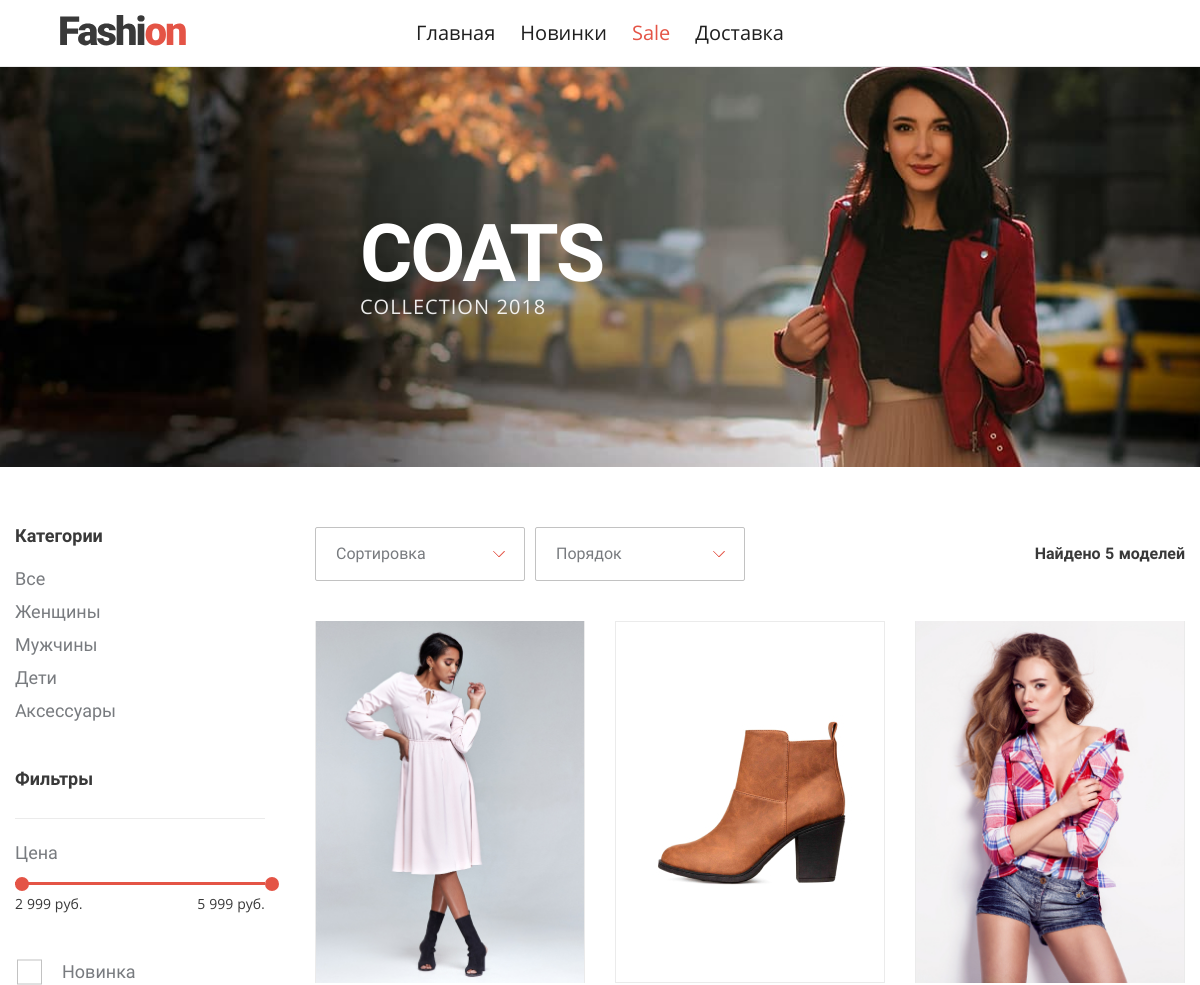
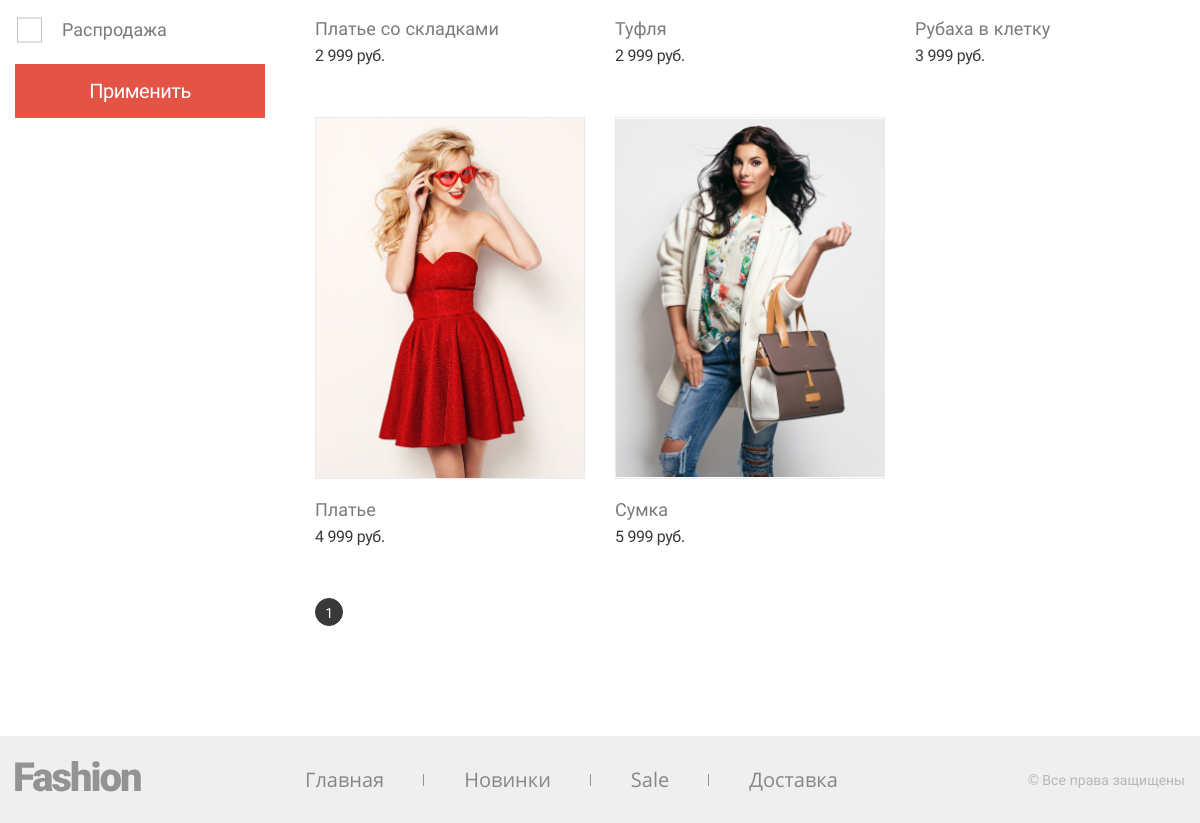
The app's page /catalog/sale/ with its own data (2 pictures, top to bottom).
### tables this page shows
CREATE TABLE `menu` (
  `id` int(11) NOT NULL,
  `name` varchar(255) NOT NULL,
  `path` varchar(255) NOT NULL,
  `sort` int(11) NOT NULL,
  `admin` tinyint(1) NOT NULL DEFAULT 0
);

CREATE TABLE `catalog` (
  `id` int(11) NOT NULL,
  `name` varchar(255) NOT NULL,
  `description` text DEFAULT NULL,
  `alias` varchar(255) NOT NULL,
  `cdate` datetime NOT NULL,
  `mdate` timestamp NOT NULL DEFAULT current_timestamp() ON UPDATE current_timestamp()
);

CREATE TABLE `images` (
  `id` int(11) NOT NULL,
  `id_product` int(11) NOT NULL,
  `sort` int(11) NOT NULL DEFAULT 0,
  `image` varchar(255) NOT NULL
);

CREATE TABLE `products` (
  `id` int(11) NOT NULL,
  `name` varchar(255) NOT NULL,
  `description` text NOT NULL,
  `price` double(15,2) NOT NULL,
  `new` tinyint(1) NOT NULL DEFAULT 0,
  `sale` tinyint(1) NOT NULL DEFAULT 0,
  `cdate` datetime NOT NULL,
  `mdate` timestamp NOT NULL DEFAULT current_timestamp() ON UPDATE current_timestamp()
);

### src/db_conf.php (called while the page is built)
<?php
function connect()
{
    static $connection = null;
    if (null === $connection) {
        $dbHost = 'localhost';
        $dbUser = 'root';
        $dbPass = '';
        $dbName = 'php1';
        $connection = mysqli_connect($dbHost, $dbUser, $dbPass, $dbName) or die('connection Error');
        $connection->set_charset("utf8");
    }
    return $connection;
}

### src/catalog_event.php (called while the page is built)
<?php
function getCatalogIdByAlias($alias)
{
    $alias = mysqli_real_escape_string(connect(), $alias);
    $res = mysqli_query(connect(), "SELECT `id` FROM `catalog` WHERE alias = '" . $alias . "'");
    $row = mysqli_fetch_assoc($res);
    return $row['id'];
}

### src/products_event.php (called while the page is built, shortened)
<?php
function getMinMaxPrice($catalog_id, $new, $sale)
{
    $catalog_select = $catalog_id != 1 ? " `catalog_product`.`catalog_id` = " . $catalog_id . " AND " : "";
    $new_select = $new == 1 ? " `products`.`new` = 1 AND " : "";
    $sale_select = $sale == 1 ? " `products`.`sale` = 1 AND " : "";
    $sql = "SELECT MIN(`products`.`price`) AS `min_price`,
                    MAX(`products`.`price`) AS `max_price`
            FROM `products`
            LEFT JOIN `catalog_product` ON `catalog_product`.`id_product` = `products`.`id`
            WHERE " . $catalog_select . $new_select . $sale_select . " `products`.`id` > 0";
    $res = mysqli_query(connect(), $sql);
    return mysqli_fetch_assoc($res);
}

### src/show_products.php (called while the page is built)
<?php
function showProducts($catalog_id, $new, $sale, $sort, $ascDesc, $priceBegin, $priceEnd, $page)
{
  $catalog_select = $catalog_id != 1 ? " `catalog_product`.`catalog_id` = " . $catalog_id . " AND " : "";
  $catalog_join = $catalog_id != 1 ? " LEFT JOIN `catalog_product` ON `catalog_product`.`id_product` = `products`.`id` " : "";
  $new_select = $new == 1 ? " `products`.`new` = 1 AND " : "";
  $sale_select = $sale == 1 ? " `products`.`sale` = 1 AND " : "";
  $min_price_select = $priceBegin > 0 ? " `products`.`price` >= " . $priceBegin . " AND " : "";
  $max_price_select = $priceEnd > 0 ? " `products`.`price` <= " . $priceEnd . " AND " : "";
  $sql = "SELECT `products`.`id` as `id`,
                  `products`.`name` as `name`,
                  `products`.`price` as `price`,
                  `images`.`image` as `image`
          FROM `products`
          LEFT JOIN `images` ON `products`.`id` = `images`.`id_product` " .
          $catalog_join
          . " WHERE " . $catalog_select . $new_select . $sale_select . $min_price_select . $max_price_select
          . " `products`.`id` > 0 ORDER BY `" . $sort . "` " . $ascDesc;
  $res_count = mysqli_query(connect(), $sql);
  $res = mysqli_query(connect(), $sql . " LIMIT 6 OFFSET " . ($page - 1) * 6);
  $lines = [];
  while($row = mysqli_fetch_assoc($res)) {
    $lines[] = $row;
  }
  return [$lines, mysqli_num_rows($res_count)];
}
?>

### src/show_menu.php (the view, shortened to what this page needs)
<?php
function showMenu($sort, $listClass, $linkClass, $admin)
{
    $res = mysqli_query(connect(), "SELECT * from `menu` WHERE `admin` IN (1, " . $admin . ") ORDER BY `" . $sort . "`");
    ?>
        <ul class="<?=$listClass?>">
            <?php while ($row = mysqli_fetch_assoc($res)): ?>
            <?php
                if (isset($_GET['id1']) && isset(preg_split("/\//", $row['path'])[2]) && preg_split("/\//", $row['path'])[2] == $_GET['id1']) {
                    $active = "active";
                }
                else if (!isset(preg_split("/\//", $row['path'])[3]) && preg_split("/\//", $row['path'])[1] == $_GET['id']) {
                    $active = "active";
                } else {
                    $active = "";
                }
            ?>
                <li>
                    <a class="<?=$linkClass . " " . $active?>" href="<?=$row['path']?>"><?=$row['name']?></a>
                </li>
            <?php
                endwhile; ?>
        </ul>
    <?php
}

### route/catalog.php (shortened to what this page needs)
<?php
$catalog_id = getCatalogIdByAlias(isset($_GET['id1']) && $_GET['id1'] != "sale" && $_GET['id1'] != "new" ? $_GET['id1'] : "all");
$new = (isset($_GET['id1']) && $_GET['id1'] == "new") || (isset($_GET['new']) && $_GET['new'] == 1) ? 1 : 0;
$sale = (isset($_GET['id1']) && $_GET['id1'] == "sale") || (isset($_GET['sale']) && $_GET['sale'] == 1) ? 1 : 0;;
$sort = isset($_GET['sort']) ? $_GET['sort'] : "price";
$ascDesc = isset($_GET['ascdesc']) ? $_GET['ascdesc'] : "asc";
$priceBegin = isset($_GET['min_price']) ? $_GET['min_price'] : getMinMaxPrice($catalog_id, $new, $sale)['min_price'];
$priceEnd = isset($_GET['max_price']) ? $_GET['max_price'] : getMinMaxPrice($catalog_id, $new, $sale)['max_price'];
$oldPriceEnd = getMinMaxPrice($catalog_id, $new, $sale)['max_price'];
$page = isset($_GET['page']) ? $_GET['page'] : 1;
$products = showProducts($catalog_id, $new, $sale, $sort, $ascDesc, $priceBegin, $priceEnd, $page);
?>
<main class="shop-page">
  <header class="intro">
    <div class="intro__wrapper">
      <h1 class=" intro__title">COATS</h1>
      <p class="intro__info">Collection 2018</p>
    </div>
  </header>
  <section class="shop container">
    <section class="shop__filter filter">
      <form id="catalog_filter">
      <div class="filter__wrapper">
        <b class="filter__title">Категории</b>
        <?=showCatalog();?>
      </div>
        <div class="filter__wrapper">
          <b class="filter__title">Фильтры</b>
          <div class="filter__range range">
            <span class="range__info">Цена</span>
            <div class="range__line" aria-label="Range Line"></div>
            <div class="range__res">
              <span class="range__res-item min-price"><?=number_format($priceBegin, 0, '.', ' ')?> руб.</span>
              <span class="range__res-item max-price"><?=number_format($priceEnd, 0, '.', ' ')?> руб.</span>
            </div>
          </div>
        </div>
        <fieldset class="custom-form__group">
          <label for="new" class="custom-form__checkbox-label custom-form__info" style="display: block;">Новинка</label>
          <label for="sale" class="custom-form__checkbox-label custom-form__info" style="display: block;">Распродажа</label>
        </fieldset>
        <button class="button" type="submit" style="width: 100%">Применить</button>
      </form>
    </section>
    <div class="shop__wrapper">
      <section class="shop__sorting">
        <div class="shop__sorting-item custom-form__select-wrapper">
          <select class="custom-form__select" name="sort" id="sort">
            <option value="0" hidden="">Сортировка</option>
          </select>
        </div>
        <div class="shop__sorting-item custom-form__select-wrapper">
          <select class="custom-form__select" name="ascdesc" id="ascdesc">
            <option value="0" hidden="">Порядок</option>
          </select>
        </div>
        <p class="shop__sorting-res">Найдено <span class="res-sort"><?=$products[1]?></span> моделей</p>
      </section>
      <section class="shop__list">
        <?php for($i = 0; $i < count($products[0]); $i++):?>
          <article class="shop__item product" id="<?=$products[0][$i]['id']?>" tabindex="<?=$i?>">
            <div class="product__image">
              <img src="/img/<?=$products[0][$i]['image']?>" alt="product-name">
            </div>
            <p class="product__name"><?=$products[0][$i]['name']?></p>
            <span class="product__price"><?=number_format($products[0][$i]['price'], 0, '.', ' ')?> руб.</span>
          </article>
        <?php endfor; ?>
      </section>
      <ul class="shop__paginator paginator">
        <?php
          for ($i = 1; $i <= ceil($products[1]/6); $i++):
        ?>
          <li>
            <a class="paginator__item" <?=$page != $i ? 'href=' . explode("?", $_SERVER["REQUEST_URI"])[0] . '?page=' . $i . (isset($_GET['page']) || $_SERVER['QUERY_STRING'] == '' ? '' : '&') . preg_replace("/page=[0-9]+/", "", $_SERVER['QUERY_STRING']) : ''?>><?=$i?></a>
          </li>
        <?php endfor; ?>
      </ul>
    </div>
  </section>
</main>

### src/show_catalog.php
<?php
function showCatalog()
{
    $res = mysqli_query(connect(), "SELECT * from `catalog` ORDER BY `id`");
    ?>
        <ul class="filter__list">
            <?php while($row = mysqli_fetch_assoc($res)): ?>
                <li>
                    <a class="filter__list-item" href="<?=$row['alias'] == 'all' ? '/' : '/catalog/' . $row['alias'] . '/'?>"><?=$row['name']?></a>
                </li>
            <?php endwhile; ?>
        </ul>
    <?php
}

### records on screen
menu: name "Главная"
menu: name "Новинки"
menu: name "Sale"
menu: name "Доставка"
catalog: name "Все"
catalog: name "Женщины"
catalog: name "Мужчины"
catalog: name "Дети"
catalog: name "Аксессуары"
images: image (picture), id_product.name "Платье со складками", id_product.price "2 999"
images: image (picture), id_product.name "Туфля", id_product.price "2 999"
images: image (picture), id_product.name "Рубаха в клетку", id_product.price "3 999"
images: image (picture), id_product.name "Платье", id_product.price "4 999"
images: image (picture), id_product.name "Сумка", id_product.price "5 999"

### other values on screen
$priceBegin "2 999"
$priceEnd "5 999"
$products[1] "5"
